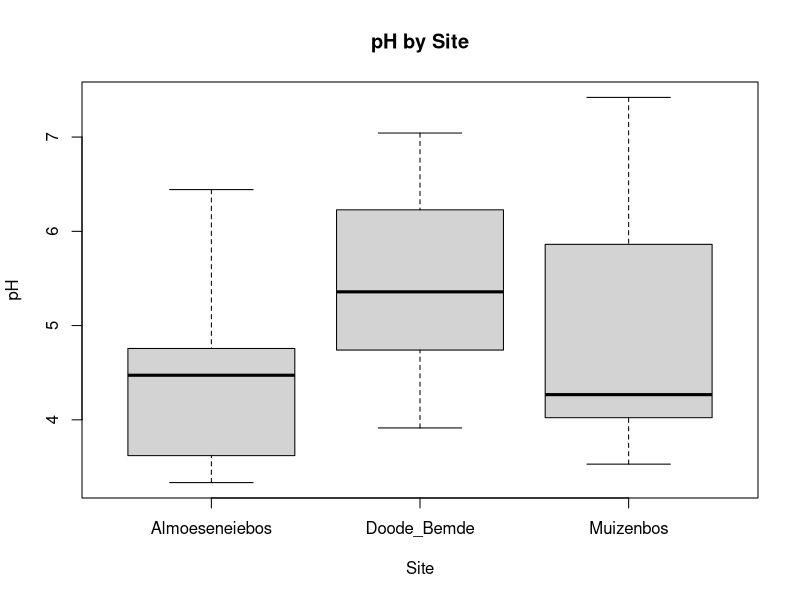
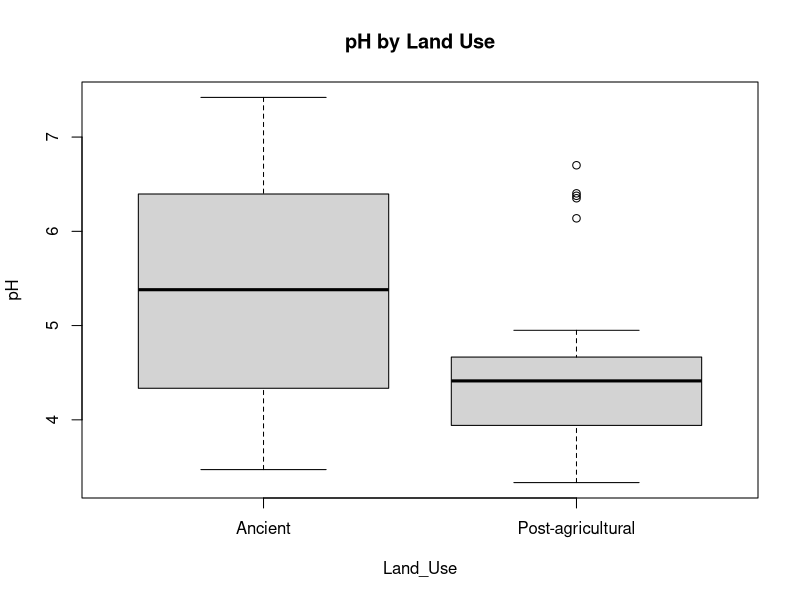

Generate these figures, in order, with R:
# For this week it's time to start exploring your own ideas and questions in R.
  # There are at least five options in the dataset to create the following comparisons.

# (Q1 - 12 pts) Use the dataset from the tutorial to complete one redundancy analysis (RDA) with variance partitioning on a different community (NOT the nematodes).
  # Explain the ecological importance of your significant predictor variables, or the importance if none are significant for your community.
library(readxl)

setwd("C:/GitHub/shafersa/Week9")
abiotic.tibble <- read_excel("Penaetal_2016_data.xlsx", sheet = "Abiotic factors")
abiotic <- as.data.frame(abiotic.tibble)
veg_trans.tibble<-read_excel("Penaetal_2016_data.xlsx", sheet = "Vegetation_transects")
veg_trans<-as.data.frame(veg_trans.tibble)
boxplot(pH ~ Site, data= abiotic, main = "pH by Site")
boxplot(pH ~ Land_Use, data= abiotic, main = "pH by Land Use")
# (Q2 - 12 pts) Then use the dataset from the tutorial to create a linear model related to your RDA. Try multiple predictors to find the best fit model.
  # Explain the ecological importance of the significant predictors, or lack of significant predictors.



# (Q3 - 6 pts) Provide a 3-4 sentence synthesis of how these results relate to one another and the value of considering both together for interpreting biotic-abiotic interactions.


